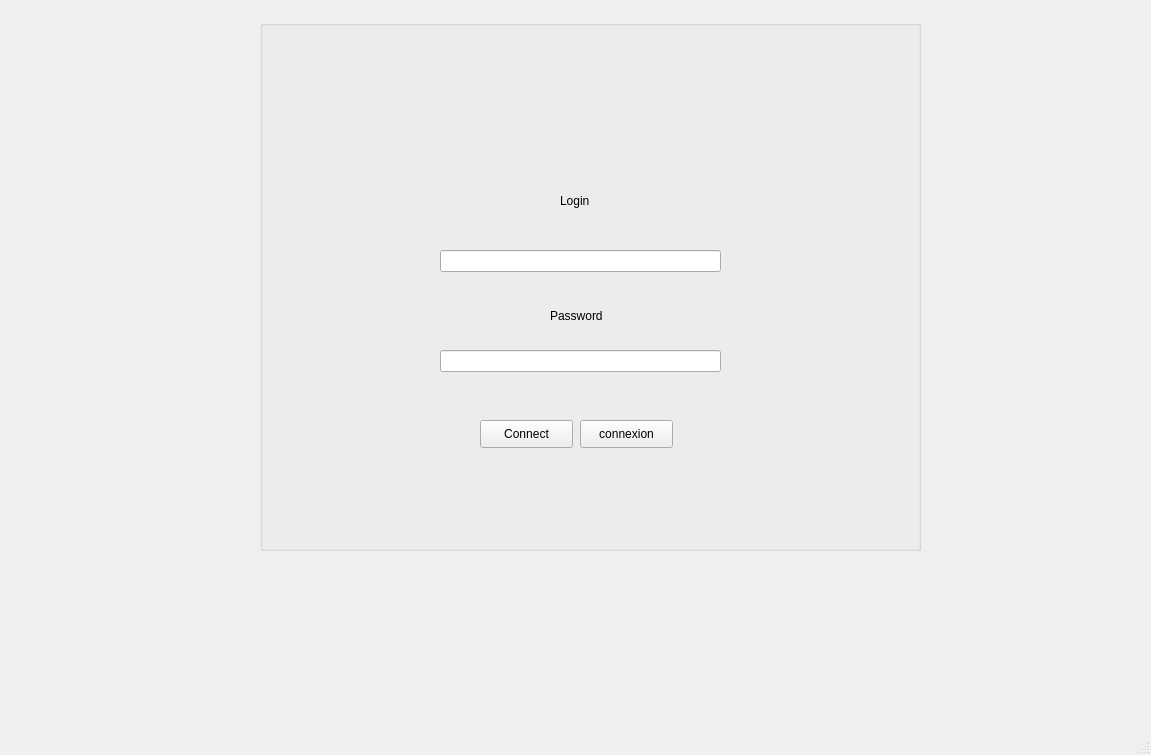
<?xml version="1.0" encoding="UTF-8"?>
<ui version="4.0">
 <class>authentificationn</class>
 <widget class="QMainWindow" name="authentificationn">
  <property name="geometry">
   <rect>
    <x>0</x>
    <y>0</y>
    <width>1151</width>
    <height>755</height>
   </rect>
  </property>
  <property name="windowTitle">
   <string>MainWindow</string>
  </property>
  <widget class="QWidget" name="centralwidget">
   <widget class="QGroupBox" name="groupBox">
    <property name="geometry">
     <rect>
      <x>260</x>
      <y>20</y>
      <width>661</width>
      <height>531</height>
     </rect>
    </property>
    <property name="styleSheet">
     <string notr="true">
font: 10pt &quot;Sylfaen&quot;;
</string>
    </property>
    <property name="title">
     <string/>
    </property>
    <widget class="QPushButton" name="pushButton">
     <property name="geometry">
      <rect>
       <x>320</x>
       <y>400</y>
       <width>93</width>
       <height>28</height>
      </rect>
     </property>
     <property name="text">
      <string>connexion</string>
     </property>
    </widget>
    <widget class="QLabel" name="label">
     <property name="geometry">
      <rect>
       <x>300</x>
       <y>165</y>
       <width>56</width>
       <height>31</height>
      </rect>
     </property>
     <property name="text">
      <string>Login</string>
     </property>
    </widget>
    <widget class="QLabel" name="label_2">
     <property name="geometry">
      <rect>
       <x>290</x>
       <y>286</y>
       <width>101</width>
       <height>20</height>
      </rect>
     </property>
     <property name="text">
      <string>Password</string>
     </property>
    </widget>
    <widget class="QLineEdit" name="le_login">
     <property name="geometry">
      <rect>
       <x>180</x>
       <y>230</y>
       <width>281</width>
       <height>22</height>
      </rect>
     </property>
    </widget>
    <widget class="QLineEdit" name="le_pwd">
     <property name="geometry">
      <rect>
       <x>180</x>
       <y>330</y>
       <width>281</width>
       <height>22</height>
      </rect>
     </property>
     <property name="styleSheet">
      <string notr="true">border-color: rgb(255, 125, 142);
selection-background-color: rgb(85, 0, 0);</string>
     </property>
     <property name="echoMode">
      <enum>QLineEdit::Password</enum>
     </property>
    </widget>
    <widget class="QPushButton" name="img">
     <property name="geometry">
      <rect>
       <x>250</x>
       <y>50</y>
       <width>141</width>
       <height>111</height>
      </rect>
     </property>
     <property name="styleSheet">
      <string notr="true">#img{
background-color:transparent;
border-image:url(:images/logo.png);
background:none;
border:none;
background-repeat:none;
}</string>
     </property>
     <property name="text">
      <string/>
     </property>
    </widget>
    <widget class="QPushButton" name="pushButton_2">
     <property name="geometry">
      <rect>
       <x>220</x>
       <y>400</y>
       <width>93</width>
       <height>28</height>
      </rect>
     </property>
     <property name="text">
      <string>Connect</string>
     </property>
    </widget>
   </widget>
  </widget>
  <widget class="QMenuBar" name="menubar">
   <property name="geometry">
    <rect>
     <x>0</x>
     <y>0</y>
     <width>1151</width>
     <height>26</height>
    </rect>
   </property>
  </widget>
  <widget class="QStatusBar" name="statusbar"/>
 </widget>
 <resources/>
 <connections/>
</ui>
